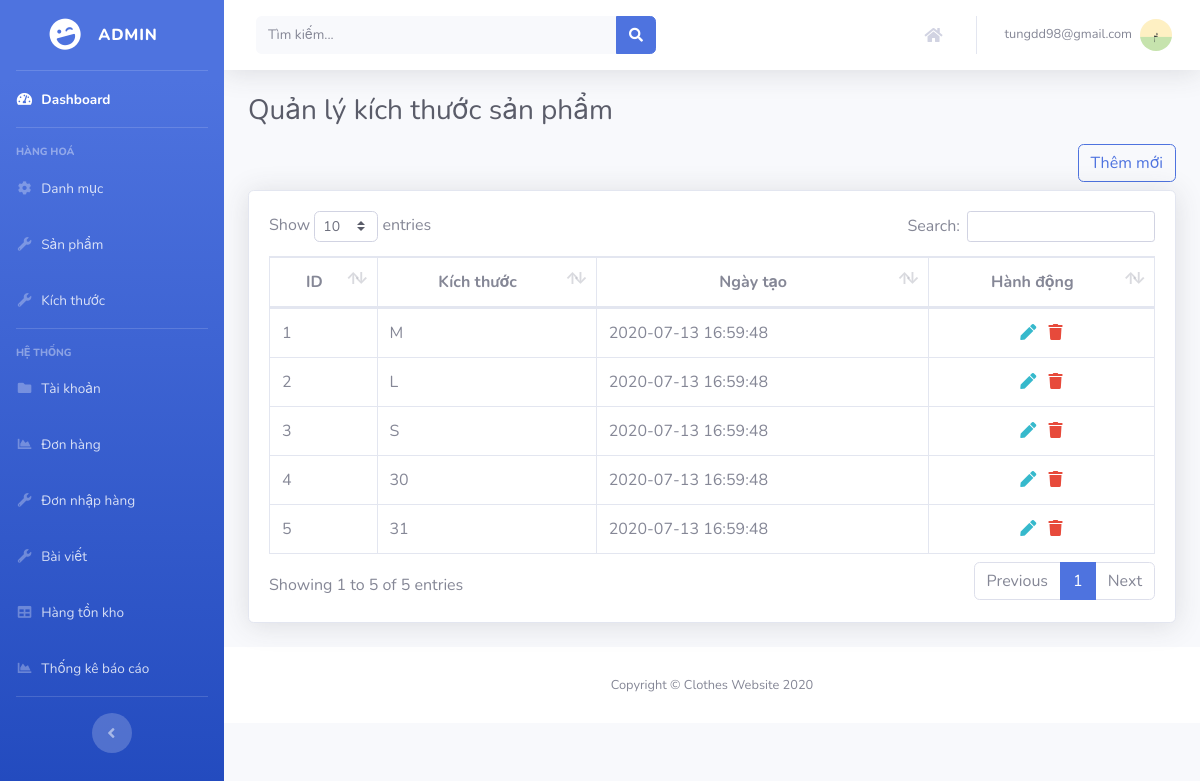
Screenshot of /admin/size (signed in) with the database file from the repository.
### tables this page shows
CREATE TABLE `sizes` (
  `id` int(11) NOT NULL,
  `size` varchar(30) DEFAULT NULL,
  `created_at` timestamp NOT NULL DEFAULT current_timestamp() ON UPDATE current_timestamp()
);

### controller/BaseController.php (called while the page is built, shortened)
<?php
class BaseController
{
    public function loadView($_view, $var)
    {
        $this->view = $_view;
        include "view/{$this->view}.php";
    }
}

### model/Model.php (called while the page is built, shortened)
<?php
$db = mysqli_connect($hostname, $username, $password, $database);
mysqli_set_charset($db, "UTF8");
class Model
{
    public function _getListAll($sql)
    {
        global $db;
        $result = mysqli_query($db, $sql);
        $arr = array();
        while ($rows = mysqli_fetch_object($result)) {
            $arr[] = $rows;
        }
        return $arr;
    }
}

### model/SizeModel.php (called while the page is built, shortened)
<?php
class SizeModel extends Model
{
    public $table = 'sizes';
    public function getListAll()
    {
        $result = parent::_getListAll("Select * from `$this->table` order by created_at desc");
        return $result;
    }
}

### view/admin/size/index.php (the view, shortened to what this page needs)
<head>
    <link href="public/backend/vendor/datatables/dataTables.bootstrap4.min.css" rel="stylesheet">
</head>
<div class="container-fluid">
    <h1 class="h3 mb-2 text-gray-800"><?php echo $title ?></h1>
    <div class="d-flex justify-content-end py-2">
        <a href="admin/<?php echo $path ?>/add" class="btn btn-outline-primary">Thêm mới</a>
    </div>
    <div class="card shadow mb-4">
        <div class="card-body">
            <div class="table-responsive">
                <table class="table table-bordered" id="dataTable" width="100%" cellspacing="0">
                    <thead>
                        <tr class="text-center">
                            <th>ID</th>
                            <th>Kích thước</th>
                            <th>Ngày tạo</th>
                            <th>Hành động</th>
                        </tr>
                    </thead>
                    <tbody>
                        <?php foreach($data as $key => $val) { ?>
                        <tr>
                            <td><?php echo $val->id ?></td>
                            <td><?php echo $val->size ?></td>
                            <td><?php echo $val->created_at ?></td>
                            <td class="text-center">
                                <a href="admin/<?php echo $path ?>/edit/<?php echo $val->id ?>" class="text-info px-1"><i
                                        class="fa fa-pen"></i></a>
                                <a href="javascript:;" class="text-danger px-1"><i class="fa fa-trash"
                                        onclick="deleteItem(<?php echo $val->id ?>, 'size')"></i></a>
                            </td>
                        </tr>
                        <?php }; ?>
                    </tbody>
                </table>
            </div>
        </div>
    </div>
</div>

### rows the page displays
sizes: id "1", size "M", created_at "2020-07-13 16:59:48"
sizes: id "2", size "L", created_at "2020-07-13 16:59:48"
sizes: id "3", size "S", created_at "2020-07-13 16:59:48"
sizes: id "4", size "30", created_at "2020-07-13 16:59:48"
sizes: id "5", size "31", created_at "2020-07-13 16:59:48"

### other values shown
$_SESSION['email'] "tungdd98@gmail.com"
$title "Quản lý kích thước sản phẩm"
